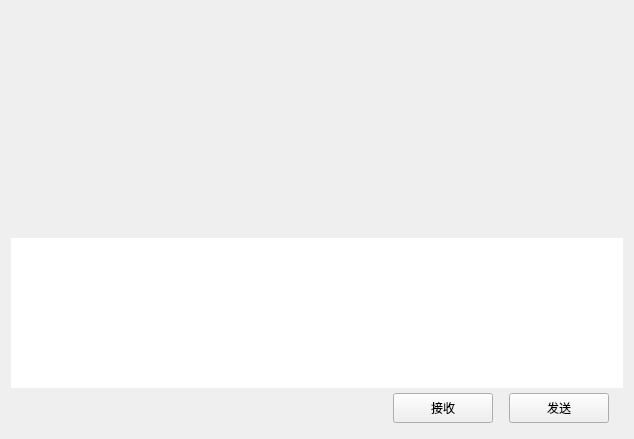
<?xml version="1.0" encoding="UTF-8"?>
<ui version="4.0">
 <class>ChatPage</class>
 <widget class="QWidget" name="ChatPage">
  <property name="geometry">
   <rect>
    <x>0</x>
    <y>0</y>
    <width>634</width>
    <height>439</height>
   </rect>
  </property>
  <property name="windowTitle">
   <string>Form</string>
  </property>
  <layout class="QVBoxLayout" name="verticalLayout">
   <item>
    <widget class="QWidget" name="chat_data_wid" native="true">
     <property name="sizePolicy">
      <sizepolicy hsizetype="Expanding" vsizetype="Expanding">
       <horstretch>0</horstretch>
       <verstretch>0</verstretch>
      </sizepolicy>
     </property>
     <layout class="QVBoxLayout" name="verticalLayout_2">
      <property name="spacing">
       <number>0</number>
      </property>
      <property name="leftMargin">
       <number>0</number>
      </property>
      <property name="topMargin">
       <number>0</number>
      </property>
      <property name="rightMargin">
       <number>0</number>
      </property>
      <property name="bottomMargin">
       <number>0</number>
      </property>
      <item>
       <widget class="QWidget" name="title_wid" native="true">
        <property name="minimumSize">
         <size>
          <width>0</width>
          <height>60</height>
         </size>
        </property>
        <property name="maximumSize">
         <size>
          <width>16777215</width>
          <height>60</height>
         </size>
        </property>
        <layout class="QVBoxLayout" name="verticalLayout_3">
         <property name="leftMargin">
          <number>11</number>
         </property>
         <property name="topMargin">
          <number>2</number>
         </property>
         <property name="rightMargin">
          <number>2</number>
         </property>
         <property name="bottomMargin">
          <number>2</number>
         </property>
         <item>
          <widget class="QWidget" name="widget" native="true">
           <layout class="QHBoxLayout" name="horizontalLayout_3">
            <property name="leftMargin">
             <number>2</number>
            </property>
            <property name="topMargin">
             <number>2</number>
            </property>
            <property name="rightMargin">
             <number>2</number>
            </property>
            <property name="bottomMargin">
             <number>2</number>
            </property>
            <item>
             <widget class="QLabel" name="title_lb">
              <property name="text">
               <string/>
              </property>
             </widget>
            </item>
           </layout>
          </widget>
         </item>
        </layout>
       </widget>
      </item>
      <item>
       <widget class="ChatView" name="chat_data_list" native="true"/>
      </item>
      <item>
       <widget class="QWidget" name="tool_wid" native="true">
        <property name="minimumSize">
         <size>
          <width>0</width>
          <height>40</height>
         </size>
        </property>
        <property name="maximumSize">
         <size>
          <width>16777215</width>
          <height>40</height>
         </size>
        </property>
        <layout class="QHBoxLayout" name="horizontalLayout_5">
         <property name="leftMargin">
          <number>2</number>
         </property>
         <property name="topMargin">
          <number>2</number>
         </property>
         <property name="rightMargin">
          <number>2</number>
         </property>
         <property name="bottomMargin">
          <number>2</number>
         </property>
         <item>
          <spacer name="horizontalSpacer_7">
           <property name="orientation">
            <enum>Qt::Orientation::Horizontal</enum>
           </property>
           <property name="sizeType">
            <enum>QSizePolicy::Policy::Fixed</enum>
           </property>
           <property name="sizeHint" stdset="0">
            <size>
             <width>5</width>
             <height>20</height>
            </size>
           </property>
          </spacer>
         </item>
         <item>
          <widget class="ClickedLabel" name="emo_lb">
           <property name="minimumSize">
            <size>
             <width>25</width>
             <height>25</height>
            </size>
           </property>
           <property name="maximumSize">
            <size>
             <width>25</width>
             <height>25</height>
            </size>
           </property>
           <property name="text">
            <string/>
           </property>
          </widget>
         </item>
         <item>
          <spacer name="horizontalSpacer_6">
           <property name="orientation">
            <enum>Qt::Orientation::Horizontal</enum>
           </property>
           <property name="sizeType">
            <enum>QSizePolicy::Policy::Fixed</enum>
           </property>
           <property name="sizeHint" stdset="0">
            <size>
             <width>5</width>
             <height>20</height>
            </size>
           </property>
          </spacer>
         </item>
         <item>
          <widget class="ClickedLabel" name="file_lb">
           <property name="minimumSize">
            <size>
             <width>30</width>
             <height>30</height>
            </size>
           </property>
           <property name="maximumSize">
            <size>
             <width>30</width>
             <height>30</height>
            </size>
           </property>
           <property name="text">
            <string/>
           </property>
          </widget>
         </item>
         <item>
          <spacer name="horizontalSpacer_5">
           <property name="orientation">
            <enum>Qt::Orientation::Horizontal</enum>
           </property>
           <property name="sizeHint" stdset="0">
            <size>
             <width>40</width>
             <height>20</height>
            </size>
           </property>
          </spacer>
         </item>
        </layout>
       </widget>
      </item>
      <item>
       <widget class="MessageTextEdit" name="chatEdit">
        <property name="minimumSize">
         <size>
          <width>0</width>
          <height>150</height>
         </size>
        </property>
        <property name="maximumSize">
         <size>
          <width>16777215</width>
          <height>150</height>
         </size>
        </property>
        <property name="frameShape">
         <enum>QFrame::Shape::NoFrame</enum>
        </property>
       </widget>
      </item>
      <item>
       <widget class="QWidget" name="send_wid" native="true">
        <property name="minimumSize">
         <size>
          <width>0</width>
          <height>40</height>
         </size>
        </property>
        <property name="maximumSize">
         <size>
          <width>16777215</width>
          <height>40</height>
         </size>
        </property>
        <layout class="QHBoxLayout" name="horizontalLayout_4">
         <property name="topMargin">
          <number>2</number>
         </property>
         <property name="bottomMargin">
          <number>2</number>
         </property>
         <item>
          <spacer name="horizontalSpacer_2">
           <property name="orientation">
            <enum>Qt::Orientation::Horizontal</enum>
           </property>
           <property name="sizeHint" stdset="0">
            <size>
             <width>36</width>
             <height>20</height>
            </size>
           </property>
          </spacer>
         </item>
         <item>
          <widget class="ClickedBtn" name="receive_btn">
           <property name="minimumSize">
            <size>
             <width>100</width>
             <height>30</height>
            </size>
           </property>
           <property name="maximumSize">
            <size>
             <width>100</width>
             <height>30</height>
            </size>
           </property>
           <property name="text">
            <string>接收</string>
           </property>
          </widget>
         </item>
         <item>
          <spacer name="horizontalSpacer_3">
           <property name="orientation">
            <enum>Qt::Orientation::Horizontal</enum>
           </property>
           <property name="sizeType">
            <enum>QSizePolicy::Policy::Fixed</enum>
           </property>
           <property name="sizeHint" stdset="0">
            <size>
             <width>10</width>
             <height>20</height>
            </size>
           </property>
          </spacer>
         </item>
         <item>
          <widget class="ClickedBtn" name="send_btn">
           <property name="minimumSize">
            <size>
             <width>100</width>
             <height>30</height>
            </size>
           </property>
           <property name="maximumSize">
            <size>
             <width>100</width>
             <height>30</height>
            </size>
           </property>
           <property name="text">
            <string>发送</string>
           </property>
          </widget>
         </item>
         <item>
          <spacer name="horizontalSpacer_4">
           <property name="orientation">
            <enum>Qt::Orientation::Horizontal</enum>
           </property>
           <property name="sizeType">
            <enum>QSizePolicy::Policy::Fixed</enum>
           </property>
           <property name="sizeHint" stdset="0">
            <size>
             <width>5</width>
             <height>20</height>
            </size>
           </property>
          </spacer>
         </item>
        </layout>
       </widget>
      </item>
     </layout>
    </widget>
   </item>
  </layout>
 </widget>
 <customwidgets>
  <customwidget>
   <class>ClickedBtn</class>
   <extends>QPushButton</extends>
   <header>clickedbtn.h</header>
  </customwidget>
  <customwidget>
   <class>ClickedLabel</class>
   <extends>QLabel</extends>
   <header>clickedlabel.h</header>
  </customwidget>
  <customwidget>
   <class>MessageTextEdit</class>
   <extends>QTextEdit</extends>
   <header>MessageTextEdit.h</header>
  </customwidget>
  <customwidget>
   <class>ChatView</class>
   <extends>QWidget</extends>
   <header>chatview.h</header>
   <container>1</container>
  </customwidget>
 </customwidgets>
 <resources/>
 <connections/>
</ui>
